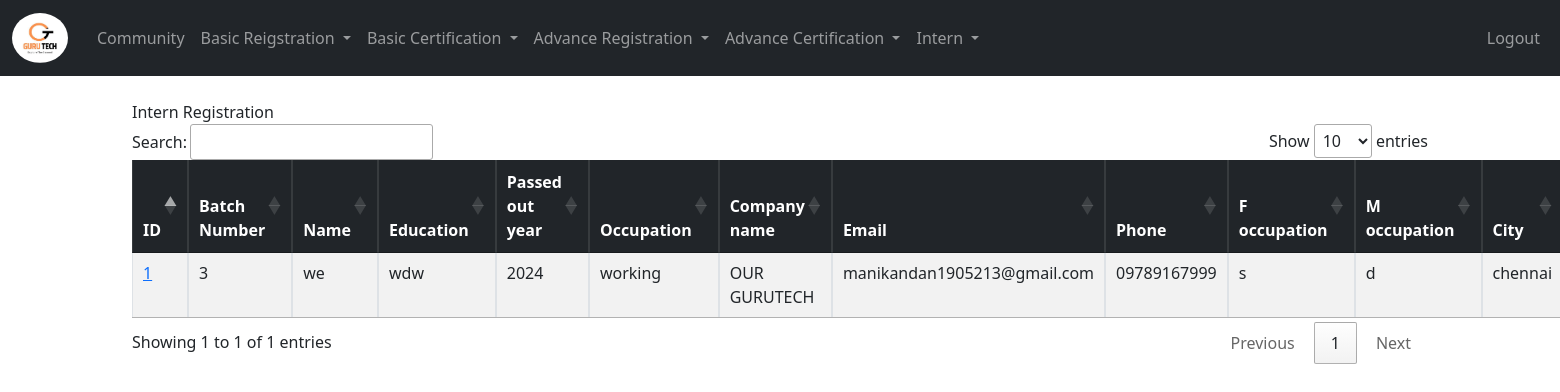
Screenshot of /intern_reg/ (signed in) with the database file from the repository.
### app1/models.py (models this page shows, shortened)
class Record_intern_reg(models.Model):
    created_at = models.DateTimeField(auto_now_add=True)
    name = models.CharField(max_length=50)
    education = models.CharField(max_length=255,blank=True, null=True)
    passed_out_year = models.CharField(max_length=4,blank=True, null=True)
    college = models.CharField(max_length=255,blank=True, null=True)
    OCCUPATION_CHOICES = [
        ('working', 'Currently Working'),
        ('unemployed', 'Currently Unemployed'),
        ('still_studying', 'Currently Still Studying'),
    ]
    occupation = models.CharField(max_length=50, choices=OCCUPATION_CHOICES, blank=True, null=True)
    company_name = models.CharField(max_length=255, blank=True, null=True, default='nil')
    phone = models.CharField(max_length=15)
    email = models.CharField(max_length=100)
    father_name = models.CharField(max_length=255,blank=True, null=True)
    father_occupation = models.CharField(max_length=255,blank=True, null=True)
    mother_name = models.CharField(max_length=255,blank=True, null=True)
    mother_occupation = models.CharField(max_length=255,blank=True, null=True)
    address = models.CharField(max_length=100)
    city = models.CharField(max_length=50)
    state = models.CharField(max_length=50)
    zipcode = models.CharField(max_length=20)
    country = models.CharField(max_length=20,blank=True, null=True)
    batch_number = models.CharField(max_length=50, blank=True, null=True)
    disclaimer = models.BooleanField(default=False)
    cert = models.IntegerField(choices=[(0, '0'), (1, '1'), (2, '2')], default=0)
    start_date = models.DateField(blank=True, null=True)
    end_date = models.DateField(blank=True, null=True)

### app1/views.py (the view)
# urls.py: path('intern_reg/', views.intern_reg, name='intern_reg'),
def intern_reg(request):
    records = Record_intern_reg.objects.all()
    return render(request, 'intern_reg.html', {'records':records})

### templates/intern_reg.html (shortened to what this page needs)
{% extends 'base.html' %}
{% block content %}
{% if user.is_authenticated %}
Intern Registration
  <table id="example" class="table table-striped table-hover table-bordered">
    <thead class="table-dark">
      <tr>
        <th scope="col">ID</th>
        <th scope="col">Batch Number</th>
        <th scope="col">Name</th>
        <th scope="col">Education</th>
        <th scope="col">Passed out year</th>
        <th scope="col">Occupation</th>
        <th scope="col">Company name</th>
        <th scope="col">Email</th>
        <th scope="col">Phone</th>
        <th scope="col">F occupation</th>
        <th scope="col">M occupation</th>
        <th scope="col">City</th>
      </tr>
    </thead>
    <tbody>
      {% if records %}
        {% for record in records %}
          <tr>
            <td><a href="{% url 'record_intern_reg' record.id %}">{{ record.id }}</a></td>
            <td>{{ record.batch_number }}</td>
            <td>{{ record.name }} </td>
            <td>{{ record.education }} </td>
            <td>{{ record.passed_out_year }} </td>
            <td>{{ record.occupation }} </td>
            <td>{{ record.company_name }} </td>
            <td>{{ record.email }}</td>
            <td>{{ record.phone }}</td>
            <td>{{ record.father_occupation }} </td>
            <td>{{ record.mother_occupation }} </td>
            <td>{{ record.city }}</td>
          </tr>
        {% endfor %}
      {% else %}
        <tr>
          <td colspan="9">No records found.</td>
        </tr>
      {% endif %}
    </tbody>
  </table>
{% else %}
  <p>You need to be authenticated to view this content.</p>
{% endif %}
{% endblock %}

### templates/base.html (shortened to what this page needs)
<!doctype html>
<html lang="en">
  <head>
    {% load static %}
    <link href="https://cdn.jsdelivr.net/npm/bootstrap@5.3.0-alpha1/dist/css/bootstrap.min.css" rel="stylesheet">
  </head>
  <body>
    {% include 'navbar.html' %}
    <div class="container">
      <br/>
      {% block content %}
      {% endblock%}
    </div>
    <link rel="stylesheet" href="https://cdn.datatables.net/1.10.22/css/jquery.dataTables.min.css">
    <link rel="stylesheet" href="https://cdn.datatables.net/buttons/1.6.4/css/buttons.dataTables.min.css">
  </body>
</html>

### templates/navbar.html (shortened to what this page needs)
{% load static %}
<nav class="navbar navbar-expand-lg navbar-dark bg-dark">
  <div class="container-fluid">
    <a class="navbar-brand" href="{% url 'home' %}">
        <img src="{% static 'images/guru tech logo.jpeg' %}" alt="Guru Tech Logo" style="width:56px; height:50px; vertical-align: middle; margin-right: 5px; border-radius: 50%;"></a>
    <div class="collapse navbar-collapse" id="navbarSupportedContent">
      <ul class="navbar-nav me-auto mb-2 mb-lg-0">
        {% if user.is_authenticated %}
        <li class="nav-item">
          <a class="nav-link" href="{% url 'community' %}">Community</a>
        </li>
        <li class="nav-item dropdown">
          <a class="nav-link dropdown-toggle" href="#" id="navbarDropdown" role="button" data-bs-toggle="dropdown" aria-expanded="false">
            Basic Reigstration
          </a>
        </li>
         <li class="nav-item dropdown">
          <a class="nav-link dropdown-toggle" href="#" id="navbarDropdown" role="button" data-bs-toggle="dropdown" aria-expanded="false">
            Basic Certification
          </a>
        </li>
        <li class="nav-item dropdown">
          <a class="nav-link dropdown-toggle" href="#" id="navbarDropdown" role="button" data-bs-toggle="dropdown" aria-expanded="false">
            Advance Registration
          </a>
        </li>
        <li class="nav-item dropdown">
          <a class="nav-link dropdown-toggle" href="#" id="navbarDropdown" role="button" data-bs-toggle="dropdown" aria-expanded="false">
            Advance Certification
          </a>
        </li>
        <li class="nav-item dropdown">
          <a class="nav-link dropdown-toggle" href="#" id="navbarDropdown" role="button" data-bs-toggle="dropdown" aria-expanded="false">
            Intern
          </a>
        </li>
        {% endif %}
      </ul>
      {% if user.is_authenticated %}
      <ul class="navbar-nav ms-auto mb-2 mb-lg-0">
        <li class="nav-item">
          <a class="nav-link" href="{% url 'logout' %}">Logout</a>
        </li>
      </ul>
      {% endif %}
    </div>
  </div>
</nav>

### rows the page displays
Record_intern_reg: id "1", batch_number "3", name "we", education "wdw", passed_out_year "2024", occupation "working", company_name "OUR GURUTECH", email "manikandan1905213@gmail.com", phone "09789167999", father_occupation "s", mother_occupation "d", city "chennai"
